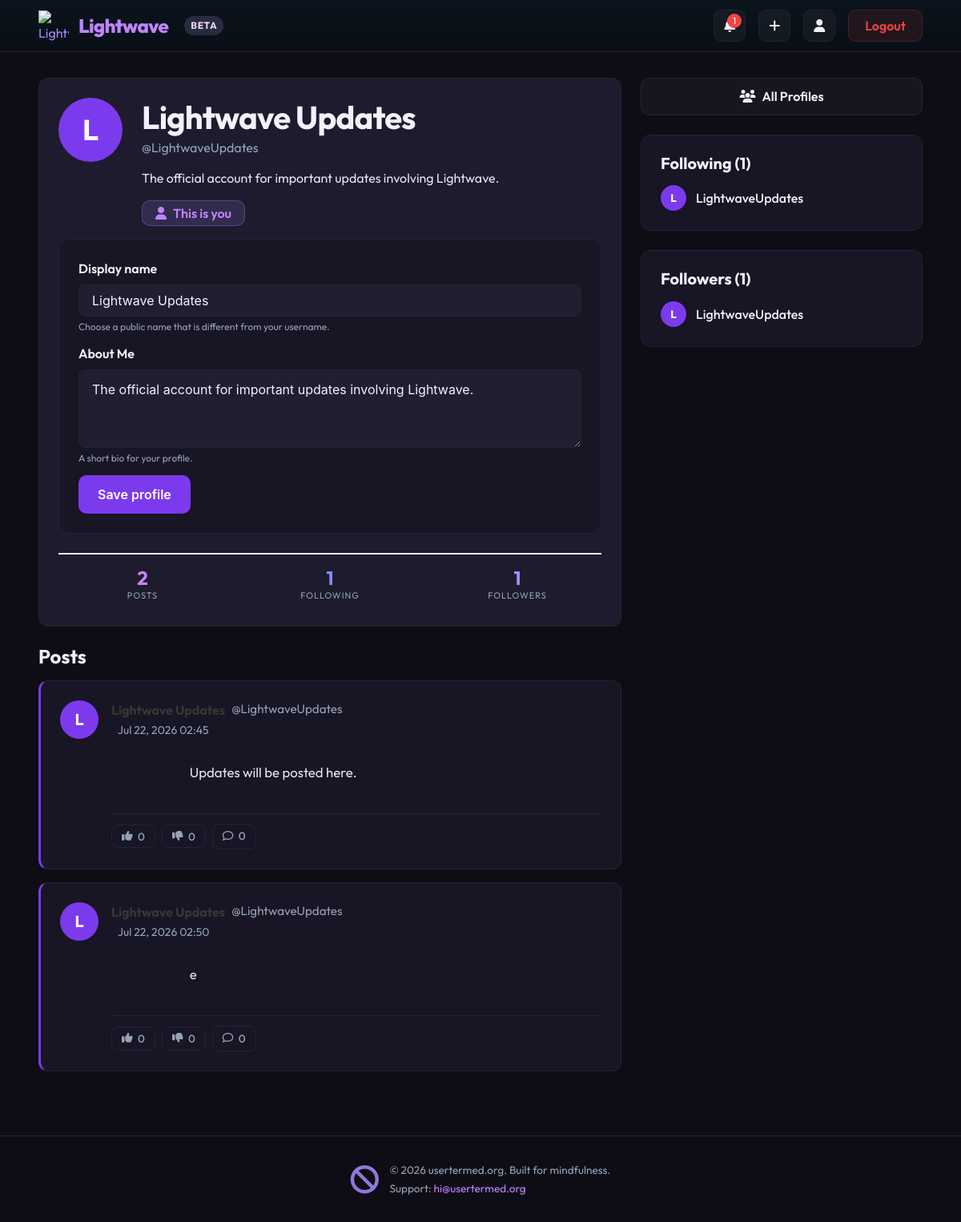
The app's page /profile/4 (signed in), older data.
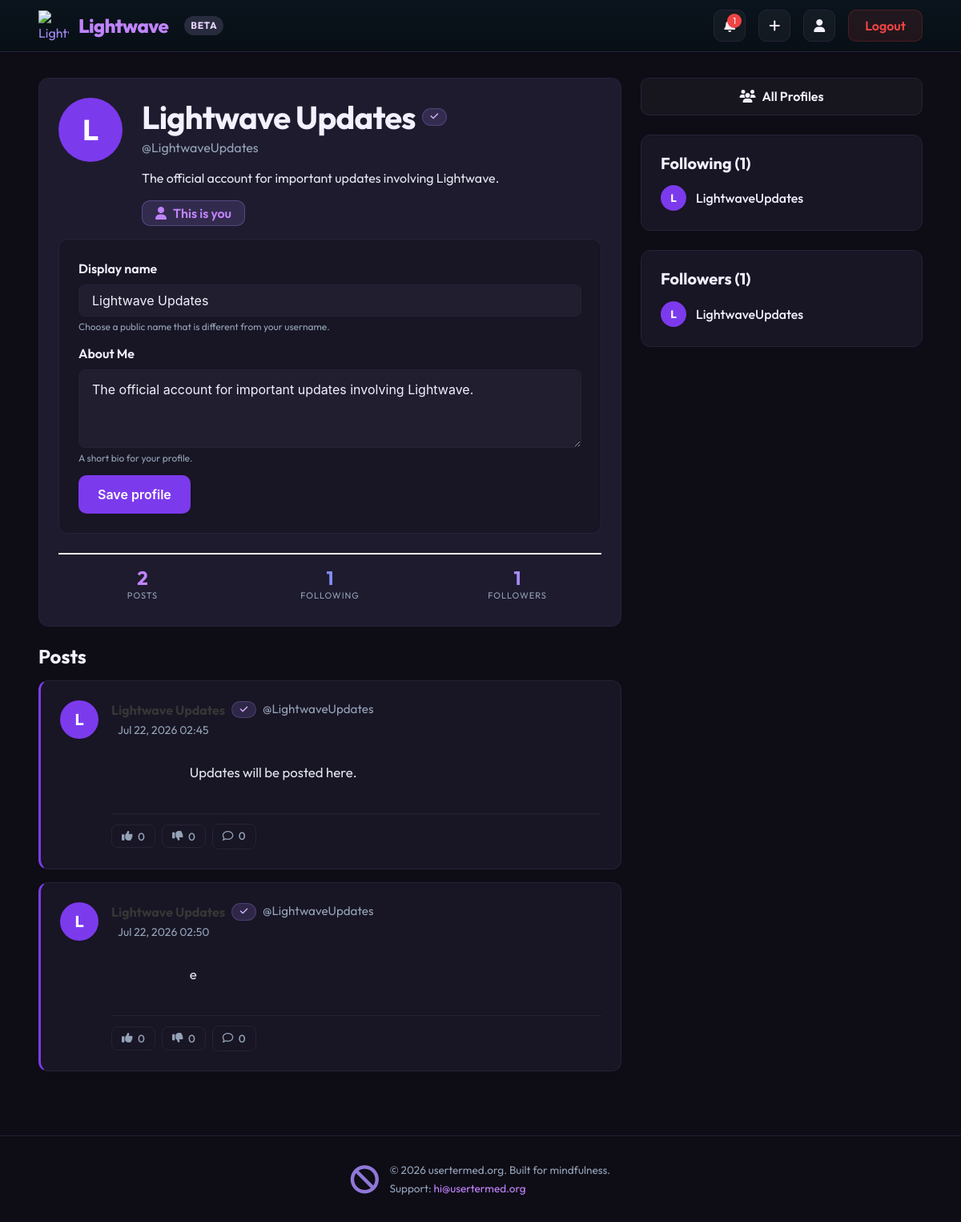
The same page, newer data.
### dwitter/models.py (models this page shows, shortened)
class Dweet(models.Model):
    user = models.ForeignKey(
        User, related_name="dweets", on_delete=models.CASCADE
    )
    body = models.TextField(max_length=1000)
    created_at = models.DateTimeField(auto_now_add=True)

### dwitter/views.py (the view, shortened to what this page needs)
# urls.py: path("profile/<int:pk>", profile, name="profile"),
@login_required
def profile(request, pk):
    profile = Profile.objects.get(pk=pk)
    settings_form = None
    if settings_form is None:
        settings_form = ProfileSettingsForm(
            instance=profile,
            include_accent_theme=request.user.profile.is_lightwave_super,
        )
    dweet_ids = profile.user.dweets.values_list("pk", flat=True)
    liked_ids = set(DweetLike.objects.filter(user=request.user, dweet_id__in=dweet_ids).values_list("dweet_id", flat=True))
    disliked_ids = set(DweetDislike.objects.filter(user=request.user, dweet_id__in=dweet_ids).values_list("dweet_id", flat=True))
    return render(
        request,
        "dwitter/profile.html",
        {
            "profile": profile,
            "liked_ids": liked_ids,
            "disliked_ids": disliked_ids,
            "settings_form": settings_form,
        },
    )

### dwitter/forms.py
class ProfileSettingsForm(forms.ModelForm):
    accent_theme = forms.ChoiceField(
        choices=Profile.ACCENT_THEMES,
        required=False,
        widget=forms.Select(attrs={"class": "select"}),
        help_text="Choose a color accent for your profile and the app shell.",
    )
    def __init__(self, *args, include_accent_theme=False, **kwargs):
        super().__init__(*args, **kwargs)
        if not include_accent_theme:
            self.fields.pop("accent_theme", None)
    display_name = forms.CharField(
        max_length=50,
        required=False,
        widget=forms.TextInput(attrs={"class": "input", "placeholder": "Display name"}),
        help_text="Choose a public name that is different from your username.",
    )
    about_me = forms.CharField(
        required=False,
        widget=forms.Textarea(attrs={"class": "textarea", "rows": 3, "placeholder": "Tell people a bit about yourself"}),
        help_text="A short bio for your profile.",
    )
    class Meta:
        model = Profile
        fields = ("display_name", "about_me", "accent_theme")

### dwitter/templates/dwitter/profile.html (shortened to what the changed rows need)
{% extends 'base.html' %}
{% load mention_tags %}
{% block content %}
<div class="column is-8">
    <div class="box mb-5" style="background-color: #1e1b2e !important;">
        <div class="media">
            <div class="media-content">
                <div class="content">
                    <div class="is-flex is-justify-content-between is-align-items-center is-flex-wrap-wrap"
                        style="gap: 1rem;">
                        <div style="min-width: 0;">
                            <h1 class="title is-2 mb-2"
                                style="letter-spacing: -0.02em; line-height: 1.2; margin-bottom: 0.25rem !important; display: flex; align-items: center; gap: 0.5rem; flex-wrap: wrap;">
                                <span>{% if profile.display_name %}{{ profile.display_name }}{% else %}{{ profile.user.username }}{% endif %}</span>
                                {% if profile.is_verified %}
                                <span class="tag is-small"
                                    title="Verified"
                                    style="background: rgba(167, 139, 250, 0.16); border: 1px solid rgba(167, 139, 250, 0.24); color: #d8b4fe; border-radius: 999px; padding: 0.2rem 0.6rem; font-size: 0.7rem; font-weight: 700; letter-spacing: 0.02em;">
                                    <i class="fa-solid fa-check"></i>
                                </span>
                                {% endif %}
                            </h1>
                        </div>
                    </div>
                </div>
            </div>
        </div>
    </div>
    <div class="timeline-container">
        {% for dweet in profile.user.dweets.all %}
        <div class="box mb-4 post-card">
            <article class="media">
                <figure class="media-left">
                    <div class="avatar-circle">
                        {{ profile.user.username|slice:":1"|upper }}
                    </div>
                </figure>
                <div class="media-content">
                    <div class="content">
                        <div class="post-header">
                            <div style="display: flex; align-items: center; gap: 0.5rem; flex-wrap: wrap;">
                                <strong>{% if profile.display_name %}{{ profile.display_name }}{% else %}{{ profile.user.username }}{% endif %}</strong>
                                {% if profile.is_verified %}
                                <span class="tag is-small"
                                    title="Verified"
                                    style="background: rgba(167, 139, 250, 0.16); border: 1px solid rgba(167, 139, 250, 0.24); color: #d8b4fe; border-radius: 999px; padding: 0.2rem 0.6rem; font-size: 0.68rem; font-weight: 700; letter-spacing: 0.02em;">
                                    <i class="fa-solid fa-check"></i>
                                </span>
                                {% endif %}
                                <span style="color: var(--text-muted); font-size: 0.95rem;">@{{ profile.user.username }}</span>
                            </div>
                            <small class="post-time" style="color: var(--text-muted); margin-left: 0.5rem;">
                                {{ dweet.created_at|date:"M d, Y H:i" }}
                            </small>
                        </div>
                        <div class="post-body">
                            {{ dweet.body|render_mentions|safe }}
                        </div>
                    </div>
                    <div class="post-actions">
                        <form method="post" action="{% url 'dwitter:like_dweet' dweet.pk %}" style="margin:0;">
                            <button type="submit"
                                class="action-btn {% if dweet.pk in liked_ids %}active-like{% endif %}">
                                <i class="fa-solid fa-thumbs-up"></i> {{ dweet.likes.count }}
                            </button>
                        </form>
                        <form method="post" action="{% url 'dwitter:dislike_dweet' dweet.pk %}" style="margin:0;">
                            <button type="submit"
                                class="action-btn {% if dweet.pk in disliked_ids %}active-dislike{% endif %}">
                                <i class="fa-solid fa-thumbs-down"></i> {{ dweet.dislikes.count }}
                            </button>
                        </form>
                        <a href="{% url 'dwitter:dweet_detail' dweet.pk %}" class="action-btn reply-link">
                            <i class="fa-regular fa-comment"></i> {{ dweet.replies.count }}
                        </a>
                    </div>
                </div>
            </article>
        </div>
        {% endfor %}
    </div>
</div>
{% endblock content %}

Row changes from the older to the newer data that the page shows:
changed Profile "Lightwave Updates": is_verified False → True (drawn)
